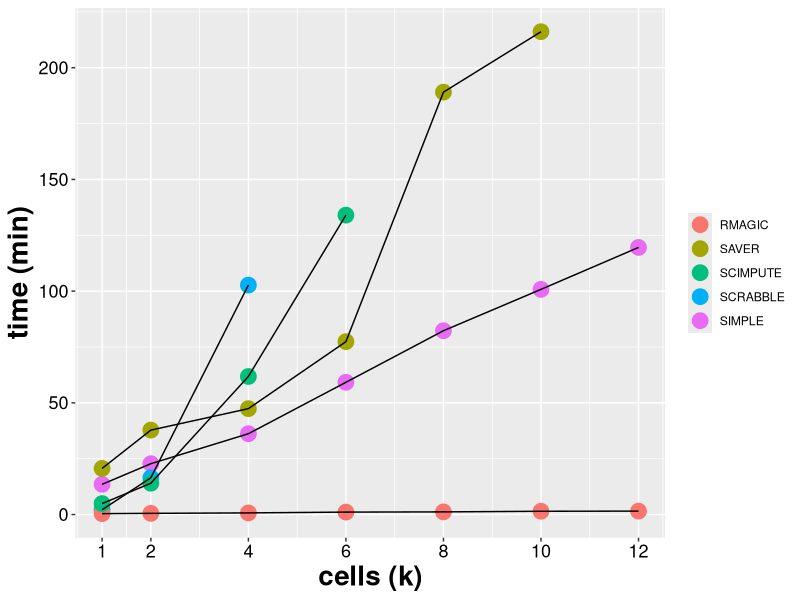

Write R code to recreate this figure.
library(matrixStats)
library(here)
library(tidyverse)

mycnms <- c(1000, seq(2000, 12000, 2000)) / 1000

simple <- c(812, 1366, 2171, 3552, 4937, 6048, 7174)
rmagic <- c(24.4, 32.3, 44.2, 65.8, 71.562, 88.1, 92.246)
saver <- c(1239.5, 2268.3, 2844.1, 4643.690, 11344.58, 12967.54, NA)
scimpute <- c(294.342, 841.803, 3708.2, 8041.4, NA, NA, NA)
scrabble <- c(129.3, 987.8, 6162.3, NA, NA, NA, NA)

times <- cbind(simple, rmagic, saver, scimpute, scrabble) / 60.0
times <- as.data.frame(times)
times$cnm <- mycnms
rownames(times) <- mycnms


time_r <- ggplot(times, aes(x = cnm), shape = 16) +
  geom_point(aes(y = simple, color = "SIMPLE"), size = 5) +
  geom_point(aes(y = saver, color = "SAVER"), size = 5) +
  geom_point(aes(y = scrabble, color = "SCRABBLE"), size = 5) +
  geom_point(aes(y = rmagic, color = "RMAGIC"), size = 5) +
  geom_point(aes(y = scimpute, color = "SCIMPUTE"), size = 5) +
  scale_x_continuous(name = "cells (k)", breaks = mycnms) +
  geom_line(aes(y = simple)) +
  geom_line(aes(y = saver)) +
  geom_line(aes(y = scrabble)) +
  geom_line(aes(y = rmagic)) +
  geom_line(aes(y = scimpute)) +
  theme(
    axis.text.x = element_text(color = "black", size = 13, family = "Helvetica"),
    axis.text.y = element_text(color = "black", family = "Helvetica", size = 13),
    axis.title.x = element_text(color = "black", size = 20, family = "Helvetica", face = "bold"),
    axis.title.y = element_text(color = "black", family = "Helvetica", size = 20),
    title = element_text(
      family = "Helvetica", color = "black", size = 24,
      face = "bold"
    ),
    plot.title = element_text(hjust = 0.5),
    legend.title = element_blank()
  ) +
  ylab("time (min)")

ggsave("./pdfs/simple_time_r.pdf", device = "pdf", plot = time_r, width = 11, height = 11)
